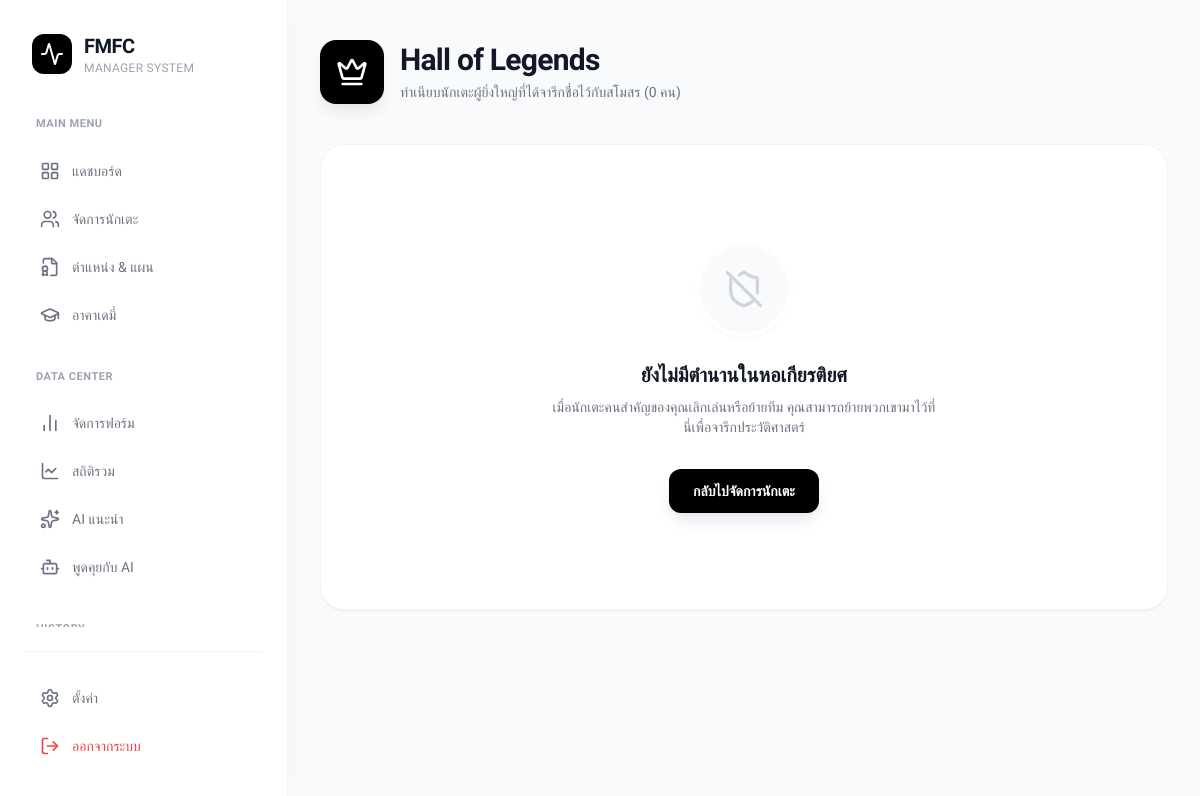
Before: /pages/legendary_players.php (signed in) with the older database file.
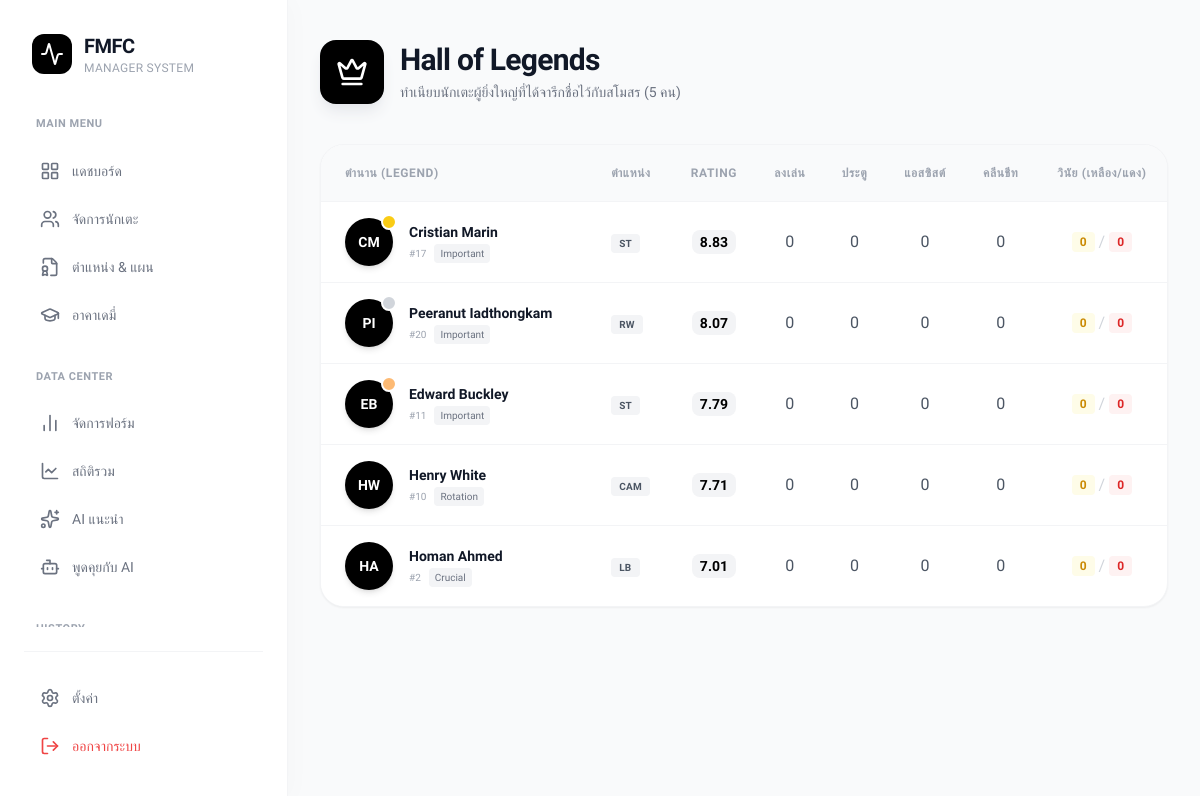
After: the same page with the newer database file.
### tables this page shows
CREATE TABLE `legendary_players` (
  `legend_id` int(11) NOT NULL,
  `user_id` int(11) NOT NULL,
  `player_id_original` int(11) NOT NULL,
  `player_name` varchar(100) NOT NULL,
  `player_role` enum('crucial','important','rotation','sporadic','prospect') DEFAULT NULL,
  `player_position` enum('st','cf','lw','rw','lm','rm','cam','cm','cdm','rb','lb','cb','gk') DEFAULT NULL,
  `player_jersey_number` int(11) DEFAULT NULL,
  `player_status` enum('no','sell','for_loan','on_loan','in_loan') DEFAULT 'no',
  `player_injured` int(11) NOT NULL DEFAULT 0,
  `player_injured_count` int(11) DEFAULT 0,
  `player_performance_score` int(11) NOT NULL DEFAULT 0,
  `player_is_academy_product` tinyint(1) NOT NULL DEFAULT 0,
  `player_appearances` int(11) DEFAULT 0,
  `player_goals` int(11) DEFAULT 0,
  `player_assists` int(11) DEFAULT 0,
  `player_clean_sheets` int(11) DEFAULT 0,
  `player_yellow_cards` int(11) DEFAULT 0,
  `player_red_cards` int(11) DEFAULT 0,
  `contributions` text DEFAULT NULL,
  `player_rating` decimal(4,2) NOT NULL DEFAULT 0.00
);

### pages/legendary_players.php (the view, shortened to what this page needs)
<?php
include "../includes/db_config.php";
$user_id = $_SESSION['user_id'];
if (!function_exists('getInitials')) {
    function getInitials($name) {
        $words = explode(' ', $name);
        $initials = '';
        foreach ($words as $word) $initials .= strtoupper(substr($word, 0, 1));
        return $initials;
    }
}
$legendary_players = [];
try {
    $legends_query = $conn->prepare("SELECT * FROM legendary_players WHERE user_id = ? ORDER BY player_rating DESC, player_name ASC");
    $legends_query->execute([$user_id]);
    $legendary_players = $legends_query->fetchAll(PDO::FETCH_ASSOC);
} catch (PDOException $e) {
    error_log("Error: " . $e->getMessage());
}
?>
<!DOCTYPE html>
<html lang="th">
<head>
    <script src="https://cdn.tailwindcss.com"></script>
    <link rel="stylesheet" type="text/css" href="https://cdn.jsdelivr.net/npm/toastify-js/src/toastify.min.css">
</head>
<body class="bg-[#F9FAFB] text-gray-800">
    <div class="flex h-screen overflow-hidden">
        <?php include '../includes/navbar.php'; ?>
        <main class="flex-1 px-8 py-10 overflow-y-auto">
            <div class="flex items-center gap-4 mb-10">
                <div class="w-16 h-16 bg-black rounded-2xl flex items-center justify-center text-white shadow-lg shadow-gray-200">
                    <i data-lucide="crown" class="w-8 h-8"></i>
                </div>
                <div>
                    <h1 class="text-3xl font-bold text-gray-900 tracking-tight">Hall of Legends</h1>
                    <p class="text-gray-500 mt-1 text-sm">ทำเนียบนักเตะผู้ยิ่งใหญ่ที่ได้จารึกชื่อไว้กับสโมสร (<?= count($legendary_players) ?> คน)</p>
                </div>
            </div>
            <?php if (!empty($legendary_players)): ?>
                <div class="bg-white rounded-3xl border border-gray-100 shadow-sm overflow-hidden">
                    <div class="overflow-x-auto no-scrollbar">
                        <table class="w-full text-left border-collapse">
                            <thead>
                                <tr class="bg-gray-50 border-b border-gray-100">
                                    <th class="px-6 py-5 text-xs font-bold text-gray-400 uppercase tracking-wider sticky left-0 bg-gray-50 z-10">ตำนาน (Legend)</th>
                                    <th class="px-4 py-5 text-xs font-bold text-gray-400 uppercase tracking-wider">ตำแหน่ง</th>
                                    <th class="px-4 py-5 text-xs font-bold text-gray-400 uppercase tracking-wider text-center">Rating</th>
                                    <th class="px-4 py-5 text-xs font-bold text-gray-400 uppercase tracking-wider text-center">ลงเล่น</th>
                                    <th class="px-4 py-5 text-xs font-bold text-gray-400 uppercase tracking-wider text-center">ประตู</th>
                                    <th class="px-4 py-5 text-xs font-bold text-gray-400 uppercase tracking-wider text-center">แอสซิสต์</th>
                                    <th class="px-4 py-5 text-xs font-bold text-gray-400 uppercase tracking-wider text-center">คลีนชีท</th>
                                    <th class="px-4 py-5 text-xs font-bold text-gray-400 uppercase tracking-wider text-center">วินัย (เหลือง/แดง)</th>
                                </tr>
                            </thead>
                            <tbody class="divide-y divide-gray-100">
                                <?php foreach ($legendary_players as $index => $legend):
                                    $initials = getInitials($legend['player_name']);
                                    $rankBadge = '';
                                    if ($index === 0) $rankBadge = '<span class="absolute -top-1 -right-1 w-4 h-4 bg-yellow-400 rounded-full border-2 border-white"></span>';
                                    elseif ($index === 1) $rankBadge = '<span class="absolute -top-1 -right-1 w-4 h-4 bg-gray-300 rounded-full border-2 border-white"></span>';
                                    elseif ($index === 2) $rankBadge = '<span class="absolute -top-1 -right-1 w-4 h-4 bg-orange-300 rounded-full border-2 border-white"></span>';
                                ?>
                                    <tr class="hover:bg-gray-50 transition-colors group">
                                        <td class="px-6 py-4 sticky left-0 bg-white group-hover:bg-gray-50 transition-colors">
                                            <div class="flex items-center gap-4">
                                                <div class="relative">
                                                    <div class="w-12 h-12 rounded-full bg-black text-white flex items-center justify-center text-sm font-bold shadow-md">
                                                        <?= $initials ?>
                                                    </div>
                                                    <?= $rankBadge ?>
                                                </div>
                                                <div>
                                                    <h3 class="text-sm font-bold text-gray-900"><?= htmlspecialchars($legend['player_name']); ?></h3>
                                                    <div class="flex items-center gap-2 mt-0.5">
                                                        <span class="text-[10px] text-gray-400">#<?= $legend['player_jersey_number'] ?? '-' ?></span>
                                                        <span class="text-[10px] bg-gray-100 text-gray-500 px-1.5 py-0.5 rounded capitalize"><?= htmlspecialchars($legend['player_role']); ?></span>
                                                    </div>
                                                </div>
                                            </div>
                                        </td>
                                        <td class="px-4 py-4">
                                            <span class="text-[10px] font-bold bg-gray-100 text-gray-600 px-2 py-1 rounded uppercase tracking-wide">
                                                <?= htmlspecialchars($legend['player_position']); ?>
                                            </span>
                                        </td>
                                        <td class="px-4 py-4 text-center">
                                            <span class="text-sm font-bold text-black bg-gray-100 px-2 py-1 rounded-lg">
                                                <?= number_format($legend['player_rating'] ?? 0.00, 2); ?>
                                            </span>
                                        </td>
                                        <td class="px-4 py-4 text-center font-medium text-gray-600"><?= number_format($legend['player_appearances']); ?></td>
                                        <td class="px-4 py-4 text-center font-medium text-gray-600"><?= number_format($legend['player_goals']); ?></td>
                                        <td class="px-4 py-4 text-center font-medium text-gray-600"><?= number_format($legend['player_assists']); ?></td>
                                        <td class="px-4 py-4 text-center font-medium text-gray-600"><?= number_format($legend['player_clean_sheets']); ?></td>
                                        <td class="px-4 py-4 text-center">
                                            <div class="flex items-center justify-center gap-1">
                                                <span class="px-2 py-0.5 bg-yellow-50 text-yellow-600 rounded text-xs font-bold"><?= $legend['player_yellow_cards'] ?></span>
                                                <span class="text-gray-300">/</span>
                                                <span class="px-2 py-0.5 bg-red-50 text-red-600 rounded text-xs font-bold"><?= $legend['player_red_cards'] ?></span>
                                            </div>
                                        </td>
                                    </tr>
                                <?php endforeach; ?>
                            </tbody>
                        </table>
                    </div>
                </div>
            <?php else: ?>
                <div class="flex flex-col items-center justify-center py-24 bg-white border border-gray-100 rounded-3xl shadow-sm text-center">
                    <div class="w-24 h-24 bg-gray-50 rounded-full flex items-center justify-center mb-6 border-4 border-white shadow-sm">
                        <i data-lucide="shield-off" class="w-10 h-10 text-gray-300"></i>
                    </div>
                    <h3 class="text-xl font-bold text-gray-900">ยังไม่มีตำนานในหอเกียรติยศ</h3>
                    <p class="text-gray-500 mt-2 text-sm max-w-sm mx-auto">
                        เมื่อนักเตะคนสำคัญของคุณเลิกเล่นหรือย้ายทีม คุณสามารถย้ายพวกเขามาไว้ที่นี่เพื่อจารึกประวัติศาสตร์
                    </p>
                    <a href="manage_players.php" class="mt-8 px-6 py-3 bg-black text-white rounded-xl text-sm font-bold hover:bg-gray-800 transition-all shadow-lg shadow-gray-200">
                        กลับไปจัดการนักเตะ
                    </a>
                </div>
            <?php endif; ?>
        </main>
    </div>
</body>
</html>

### includes/navbar.php (shortened to what this page needs)
<aside class="w-72 h-full border-r border-gray-100 bg-white px-6 py-8 flex flex-col shadow-[4px_0_24px_rgba(0,0,0,0.02)] z-10">
    <div class="mb-10 flex items-center gap-3 px-2">
        <div class="w-10 h-10 bg-black rounded-xl flex items-center justify-center text-white">
            <i data-lucide="activity" class="w-6 h-6"></i>
        </div>
        <div>
            <h1 class="text-xl font-bold tracking-tight text-gray-900">FMFC</h1>
            <p class="text-xs text-gray-400 font-medium tracking-wide">MANAGER SYSTEM</p>
        </div>
    </div>
    <div class="flex-1 space-y-8 overflow-y-auto pr-2 custom-scrollbar">
        <div>
            <p class="text-[11px] font-bold uppercase tracking-wider text-gray-400 mb-4 px-3">Main Menu</p>
            <nav class="space-y-1">
                <?php
                $current_page = basename($_SERVER['PHP_SELF']);
                $menu_items = [
                    'dashboard.php' => ['icon' => 'layout-grid', 'label' => 'แดชบอร์ด'],
                    'manage_players.php' => ['icon' => 'users', 'label' => 'จัดการนักเตะ'],
                    'position.php' => ['icon' => 'file-badge', 'label' => 'ตำแหน่ง & แผน'],
                    'academy.php' => ['icon' => 'graduation-cap', 'label' => 'อาคาเดมี่'],
                ];
                foreach ($menu_items as $file => $item) {
                    $active = ($current_page == $file) ? 'bg-black text-white shadow-lg shadow-gray-200' : 'text-gray-500 hover:bg-gray-50 hover:text-black';
                    echo "<a href='$file' class='flex items-center gap-3 px-4 py-3 rounded-xl text-sm font-medium transition-all duration-200 $active'>
                            <i data-lucide='{$item['icon']}' class='w-5 h-5'></i> {$item['label']}
                          </a>";
                }
                ?>
            </nav>
        </div>
        <div>
            <p class="text-[11px] font-bold uppercase tracking-wider text-gray-400 mb-4 px-3">Data Center</p>
            <nav class="space-y-1">
                <?php
                $data_items = [
                    'stats.php' => ['icon' => 'bar-chart-2', 'label' => 'จัดการฟอร์ม'],
                    'total_stats.php' => ['icon' => 'line-chart', 'label' => 'สถิติรวม'],
                    'player_recommendations.php' => ['icon' => 'sparkles', 'label' => 'AI แนะนำ'],
                    'ai_assistant.php' => ['icon' => 'bot', 'label' => 'พูดคุยกับ AI'],
                ];
                foreach ($data_items as $file => $item) {
                    $active = ($current_page == $file) ? 'bg-black text-white shadow-lg shadow-gray-200' : 'text-gray-500 hover:bg-gray-50 hover:text-black';
                    echo "<a href='$file' class='flex items-center gap-3 px-4 py-3 rounded-xl text-sm font-medium transition-all duration-200 $active'>
                            <i data-lucide='{$item['icon']}' class='w-5 h-5'></i> {$item['label']}
                          </a>";
                }
                ?>
            </nav>
        </div>
        <div>
            <p class="text-[11px] font-bold uppercase tracking-wider text-gray-400 mb-4 px-3">History</p>
        </div>
    </div>
    <div class="mt-6 border-t border-gray-100 pt-6">
        <a href="settings.php" class="flex items-center gap-3 px-4 py-3 rounded-xl text-sm font-medium text-gray-500 hover:bg-gray-50 hover:text-black transition-all">
            <i data-lucide="settings" class="w-5 h-5"></i> ตั้งค่า
        </a>
        <a href="logout.php" class="flex items-center gap-3 px-4 py-3 rounded-xl text-sm font-medium text-red-500 hover:bg-red-50 transition-all mt-1">
            <i data-lucide="log-out" class="w-5 h-5"></i> ออกจากระบบ
        </a>
    </div>
    <link rel="stylesheet" type="text/css" href="https://cdn.jsdelivr.net/npm/toastify-js/src/toastify.min.css">
</aside>

### pages/legendary_players.php (style rules this page uses)
body { font-family: 'Kanit', sans-serif; }
.no-scrollbar { -ms-overflow-style: none; scrollbar-width: none; }

Changed rows visible on the page:
added legendary_players: player_name "CM", player_name "Cristian Marin", player_jersey_number "17", player_role "Important", player_position "ST", player_rating "8.83", player_appearances "0", player_goals "0", player_assists "0", player_clean_sheets "0", player_yellow_cards "0", player_red_cards "0"
added legendary_players: player_name "PI", player_name "Peeranut Iadthongkam", player_jersey_number "20", player_role "Important", player_position "RW", player_rating "8.07", player_appearances "0", player_goals "0", player_assists "0", player_clean_sheets "0", player_yellow_cards "0", player_red_cards "0"
added legendary_players: player_name "EB", player_name "Edward Buckley", player_jersey_number "11", player_role "Important", player_position "ST", player_rating "7.79", player_appearances "0", player_goals "0", player_assists "0", player_clean_sheets "0", player_yellow_cards "0", player_red_cards "0"
added legendary_players: player_name "HW", player_name "Henry White", player_jersey_number "10", player_role "Rotation", player_position "CAM", player_rating "7.71", player_appearances "0", player_goals "0", player_assists "0", player_clean_sheets "0", player_yellow_cards "0", player_red_cards "0"
added legendary_players: player_name "HA", player_name "Homan Ahmed", player_jersey_number "2", player_role "Crucial", player_position "LB", player_rating "7.01", player_appearances "0", player_goals "0", player_assists "0", player_clean_sheets "0", player_yellow_cards "0", player_red_cards "0"
Other visible differences:
count($legendary_players): "0" → "5"
text no longer shown: "ยังไม่มีตำนานในหอเกียรติยศ เมื่อนักเตะคนสำคัญของคุณเลิกเล่นหรือย้ายทีม คุณสามารถย้ายพวกเขามาไว้ที่นี่เพื่อจารึกประวัติศาสตร์ กลับไปจัดการนักเตะ"
text now shown: "ตำนาน (LEGEND) ตำแหน่ง RATING ลงเล่น ประตู แอสซิสต์ คลีนชีท วินัย (เหลือง/แดง)"
